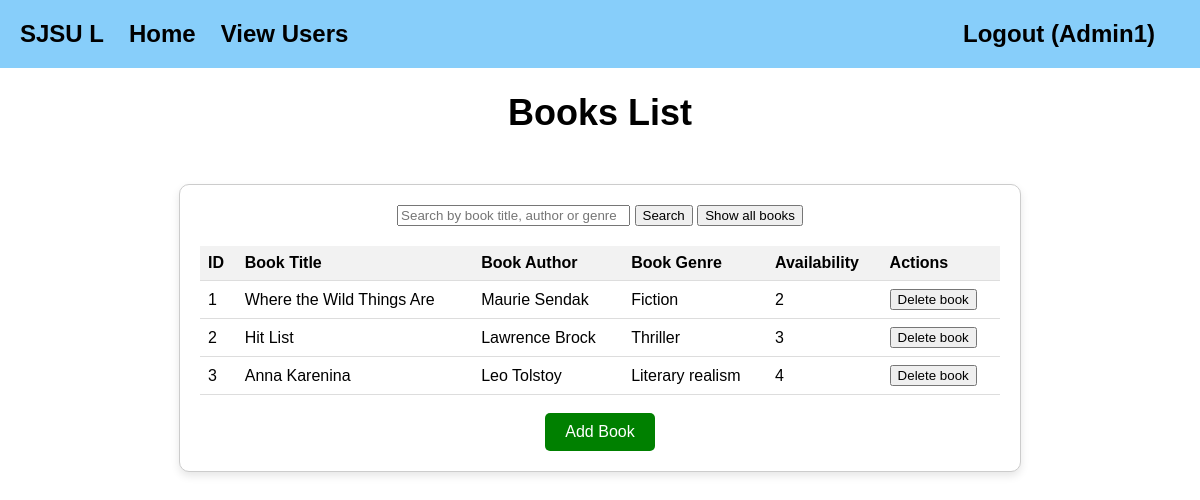
/manage_books (signed in), run on the app's committed database.
### app/models.py (models this page shows, shortened)
class User(db.Model, UserMixin):
    id = db.Column(db.Integer, primary_key=True)
    username = db.Column(db.String(50), nullable=False, unique=True)
    password = db.Column(db.String(128), nullable=False)
    role = db.Column(db.String, nullable=False, default='guest')
    registered_role = db.Column(db.String, nullable=False)
    approved = db.Column(db.Boolean, nullable=False, default=False)  # Approval status for admin
    borrowHistory= db.relationship('BorrowHistory', backref = 'user', lazy = 'dynamic')

class Books(db.Model):
    id = db.Column(db.Integer, primary_key=True)
    title = db.Column(db.String(500), nullable=False)
    author = db.Column(db.String(500), nullable = False)
    genre = db.Column(db.String(500), nullable=False)
    max_count = db.Column(db.Integer, nullable=False)
    current_count=db.Column(db.Integer, nullable= False)
    borrowHistory= db.relationship('BorrowHistory', backref = 'books', lazy = 'dynamic')

### app/routes.py (the view, shortened to what this page needs)
@myapp_obj.route("/manage_books", methods = ['GET', 'POST'])
@login_required
def manage_books():
    role = current_user.role
    if current_user.role == 'Librarian' or current_user.role == 'Admin': #only librarian and admin can manage books
        user = current_user
        username = user.username
        search_book = request.form.get('search')
        if search_book:
            books= Books.query.filter(or_(Books.title.ilike(f'%{search_book}%'), Books.author.ilike(f'%{search_book}%'), Books.genre.ilike(f'%{search_book}%'))).all()
        else:
            books =  Books.query.filter(Books.current_count >= 0).all() #do a query on all books in the library
    return render_template('manageBooks.html', username = username, books=books, role = role, search_book = search_book)

### app/models.py (called while the page is built)
@login.user_loader
def load_user(id):
    return User.query.get(int(id))

### app/templates/manageBooks.html (shortened to what this page needs)
<!DOCTYPE html>
<html lang="en">
<head>
</head>
<body>
    <div class="navbar">
        {% if role == 'Admin' %}
        <a href="/adminHome">SJSU L</a>
            <a href="/adminHome">Home</a>
            <a href="/adminHome">View Users</a>
        {% elif role == 'Librarian' %}
        <a href="/librarianHome">SJSU L</a>
        <a href="/librarianHome">Home</a>
        {% endif %}
        <a  href="/logout">Logout ({{username}})</a>
    </div>
    <h1>Books List</h1>
    <div class="container">
        <form action="{{ url_for('manage_books') }}" method="post" style="display: inline" class="form-inline">
            <input type="text" name="search" class="form-control mr-2 search-field" placeholder="Search by book title, author or genre">
            <button type="submit" class="btn btn-primary">Search</button>
        <form action="{{ url_for('manage_books') }}" method="post" style="display: inline" class="form-inline">
            <button type="submit" class="btn btn-primary">Show all books</button>
            </form>
        {%if books %}
        <table>
            <thead>
                <tr>
                    <th>ID</th>
                    <th>Book Title</th>
                    <th>Book Author</th>
                    <th>Book Genre</th>
                    <th>Availability</th>
                    <th>Actions</th>
                </tr>
            </thead>
            <tbody>
                    {% for book in books %}
                    <tr>
                        <td>{{ book.id }}</td>
                        <td>{{ book.title }}</td>
                        <td>{{ book.author }}</td>
                        <td>{{ book.genre }}</td>
                        <td>{{ book.current_count}}</td>
                        <td>
                            <form action="{{ url_for('delete_book', books_id=book.id) }}" method="POST" style="display: inline;" onsubmit="return confirm('Are you sure you want to delete copy of this book?');">
                                <button type="submit">Delete book</button>
                            </form>
                        </td>
                    </tr>
                {% endfor %}
            </tbody>
        </table>
        {% endif %}
        <br>
        <a href="/add_book" class= "add_btn btn-info" role="button" style="background-color: green; text-decoration: none;  text-align: center;">Add Book</a>
    </div>
</body>
</html>

### app/templates/manageBooks.html (style rules this page uses)
body { font-family: Arial, sans-serif; background-color: #ffffff; color: #000000; margin: 0; padding: 0; }
.navbar { display: flex; align-items: center; background-color: #87cefa; padding: 20px; font-size: 24px; font-weight: bold; }
.navbar a { color: black; text-decoration: none; margin-right: 25px; }
.navbar a:last-child { margin-left: auto; }
.container { max-width: 800px; margin: 50px auto; padding: 20px; border: 1px solid #cccccc; border-radius: 10px; text-align: center; background-color: #fff; box-shadow: 0 4px 8px rgba(0, 0, 0, 0.1); }
h1 { font-size: 36px; margin-bottom: 20px; }
table { width: 100%; border-collapse: collapse; margin-top: 20px; }
th, td { padding: 8px; text-align: left; border-bottom: 1px solid #ddd; }
th { background-color: #f2f2f2; }
h1, h2, p { text-align: center; }
.add_btn { display: inline-block; padding: 10px 20px; font-size: 16px; border: none; border-radius: 5px; background-color: #007bff; color: #ffffff; cursor: pointer; }
.search-field { width: 225px; }

### data on the page
User: username "Admin1"
Books: id "1", title "Where the Wild Things Are", author "Maurie Sendak", genre "Fiction", current_count "2"
Books: id "2", title "Hit List", author "Lawrence Brock", genre "Thriller", current_count "3"
Books: id "3", title "Anna Karenina", author "Leo Tolstoy", genre "Literary realism", current_count "4"
